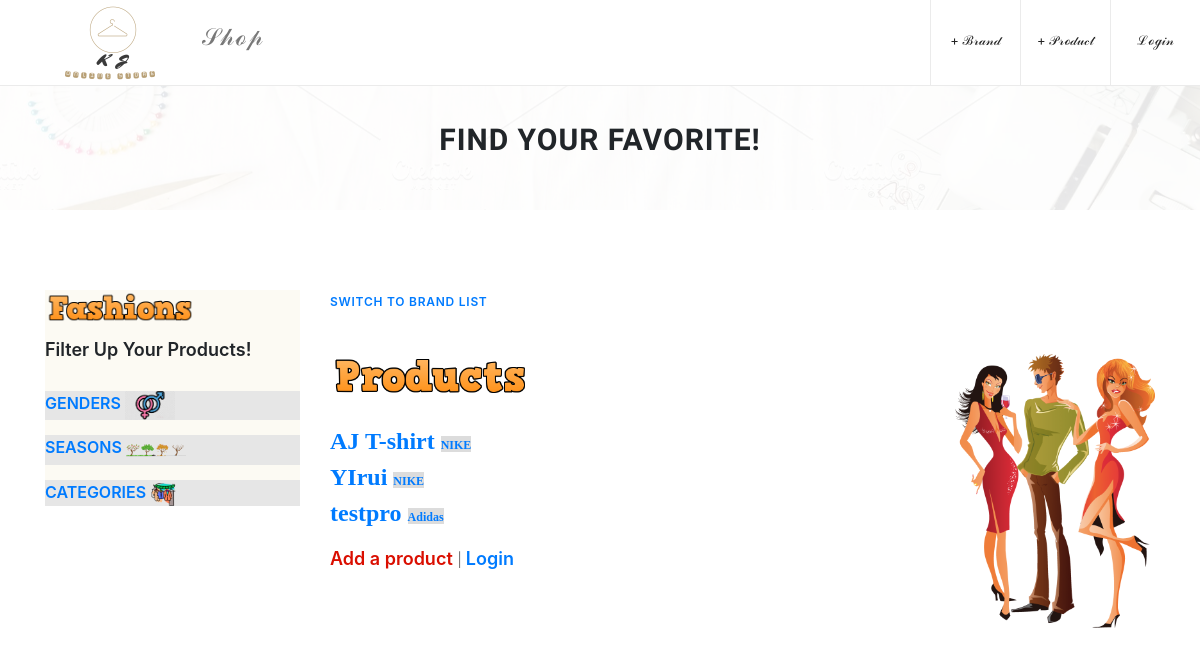
The page /product on the database as committed earlier.
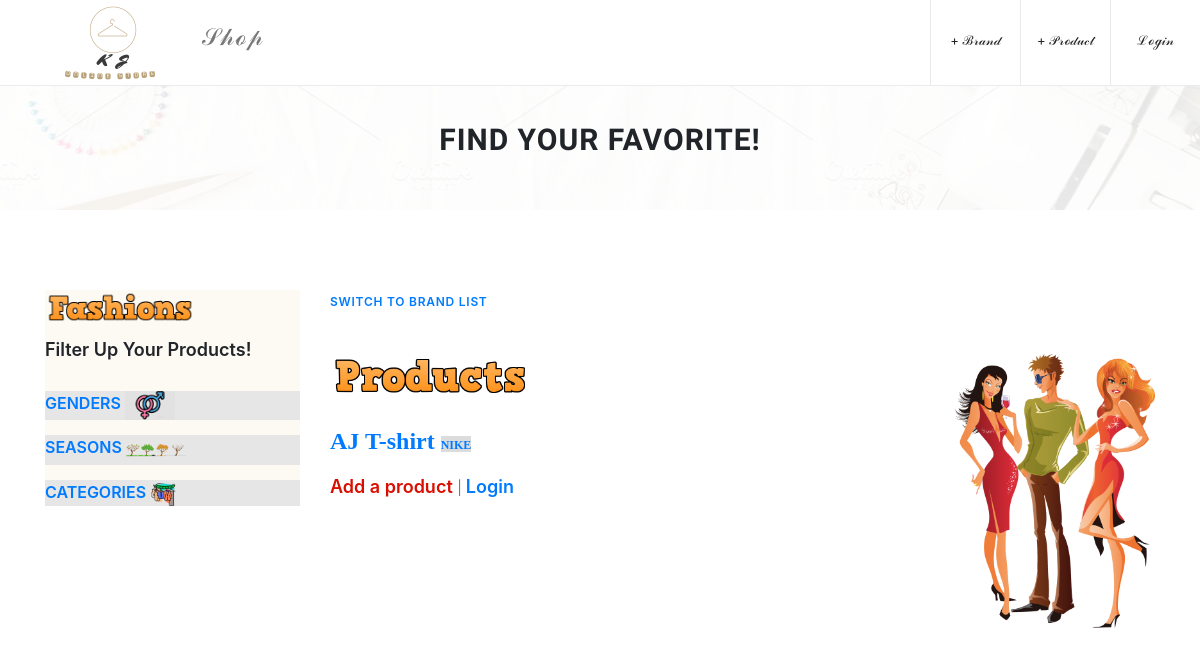
The same page on the database as committed later.
### fashions/models.py (models this page shows, shortened)
class Product(models.Model) :
    name = models.CharField(
            max_length=200,
            validators=[MinLengthValidator(2, "Title must be greater than 2 characters")]
    )
    description = models.TextField(
        validators=[MinLengthValidator(3, "Description must be greater than 3 characters")]
    )
    comments = models.ManyToManyField(settings.AUTH_USER_MODEL,
        through='CommentRating', related_name='CommentRatings_owned')
    sales = models.PositiveIntegerField(default=0)
    price = models.DecimalField(max_digits=7, decimal_places=2, null=True)
    brand = models.ForeignKey(Brand, on_delete=models.CASCADE)
    gender = models.ForeignKey(Gender, on_delete=models.CASCADE)
    season = models.ForeignKey(Season, on_delete=models.CASCADE)
    categories = models.ManyToManyField(Category, help_text='Choose the categories this product has')
    created_at = models.DateTimeField(auto_now_add=True)
    updated_at = models.DateTimeField(auto_now=True)

class Brand(models.Model) :
    name = models.CharField(
            max_length=200,
            validators=[MinLengthValidator(2, "Title must be greater than 2 characters")]
    )
    description = models.TextField(
        validators=[MinLengthValidator(3, "Description must be greater than 3 characters")]
    )
    owner = models.ForeignKey(settings.AUTH_USER_MODEL, on_delete=models.CASCADE)
    nation = models.ForeignKey(Nation, on_delete=models.CASCADE, null=True)
    categories = models.ManyToManyField(Category, help_text='Choose the categories this brand have')
    genders = models.ManyToManyField(Gender, help_text='Choose the target genders this brand have')
    created_at = models.DateTimeField(auto_now_add=True)
    updated_at = models.DateTimeField(auto_now=True)
    picture = models.BinaryField(null=True, editable=True, blank=True)
    content_type = models.CharField(max_length=256, null=True, help_text='The MIMEType of the file')

### fashions/views.py (the view)
# urls.py: path('product', views.ProductView.as_view(), name='product'),
class ProductView(OwnerListView):
    model = Product
    template_name = "fashions/product_list.html"
    def get(self, request) :
        products = Product.objects.all()
        brands = Brand.objects.all()
        gender_list = Gender.objects.all()
        season_list = Season.objects.all()
        category_list = Category.objects.all()
        context = { 'products' : products,'gender_list': gender_list, 'season_list' : season_list, 'category_list' : category_list, 'brands' : brands }
        return render(request, self.template_name, context)

### home/context_processors.py (called while the page is built)
def settings(request):
    return {
        'settings': django_settings,
    }

### fashions/templates/fashions/product_list.html (shortened to what this page needs)
{% extends "fashions/base_menu.html" %}
{% load app_tags %}
{% load staticfiles %}
{% block navbar %}
<header class="header_area">
    <div class="classy-nav-container breakpoint-off d-flex align-items-center justify-content-between">
        <nav class="classy-navbar" id="essenceNav">
            <a class="nav-brand" href="#"><img src="{% static 'KJlogo.png' %}" alt="" width="100" height="100"></a>
            <div class="classy-menu">
                <div class="classynav">
                    <ul>
                        <li><a href="{% url 'fashions:brand' %}"><font size="+2"> 𝒮𝒽ℴ𝓅 </font></a>
                        </li>
                    </ul>
                </div>
            </div>
        </nav>
        <div class="header-meta d-flex clearfix justify-content-end">
            <div class="favourite-area">
                <a href="{% url 'fashions:brand_create' %}"><font size="-1"> + ℬ𝓇𝒶𝓃𝒹 </font></a>
            </div>
            <div class="favourite-area">
                <a href="{% url 'fashions:product_create' %}"><font size="-1"> + 𝒫𝓇ℴ𝒹𝓊𝒸𝓉 </font></a>
            </div>
            <div class="user-login-info">
                {% if user.is_authenticated %}
                <a href="{% url 'logout' %}?next={% url 'fashions:all' %}"><font size="-1"> ℒℴℊℴ𝓊𝓉 </font></a>
                {% else %}
                <a href="{% url 'login' %}?next={% url 'fashions:all' %}"><font size="-1"> ℒℴℊ𝒾𝓃 </font></a>
                {% endif %}
            </div>
        </div>
    </div>
</header>
            <div class="breadcumb_area bg-img" style="background-image: url({% static 'img/title_br.jpg' %});">
                <div class="container h-100">
                    <div class="row h-100 align-items-center">
                        <div class="col-12">
                            <div class="page-title text-center">
                                <h2>Find your favorite!</h2>
                            </div>
                        </div>
                    </div>
                </div>
            </div>
    <section class="shop_grid_area section-padding-80">
        <div class="container">
            <div class="row">
                <div class="col-12 col-md-4 col-lg-3">
                    <div class="shop_sidebar_area">
                        <div class="widget catagory mb-50">
                            <a><img src="{% static 'img/fashion.png' %}" alt="" width="150" height="150"></a>
                            <br>
                            <br>
                            <h6 class="widget-title mb-30"> Filter up your products! </h6>
                            <div class="catagories-menu">
                                <ul id="menu-content2" class="menu-content collapse show">
                                    <li data-toggle="collapse" data-target="#gender">
                                            <a href="#">  <div class = "sidetitle"><font size="3"> Genders  </font><img src="{% static 'img/gender.png' %}" alt="" width="50" height="50">
                                                  </div></a>
                                    <li data-toggle="collapse" data-target="#season">
                                            <a href="#">  <div class = "sidetitle"> <font size="3"> Seasons  </font> <img src="{% static 'img/season.png' %}" alt="" width="60" height="60">
                                                  </div></a>
                                    </li>
                                    <li data-toggle="collapse" data-target="#category">
                                            <a href="#">  <div class = "sidetitle"><font size="3"> Categories </font> <img src="{% static 'img/category.png' %}" alt="" width="30" height="30">
                                                  </div></a>
                                    </li>
                                </ul>
                            </div>
                        </div>
                    </div>
                </div>
                <div class="col-12 col-md-8 col-lg-9">
                    <div class="shop_grid_product_area">
                        <div class="row">
                            <div class="col-12">
                                <div class="product-topbar d-flex align-items-center justify-content-between">
                                    <div class="total-products">
                                            <p><a href="{% url 'fashions:all' %}">Switch to Brand List</a><p>
                                    </div>
                                </div>
                            </div>
                        </div>
                        <div style="float:right">
                                <img src="{% static 'img/lady.jpg' %}" alt="" width="200" height="200">
                            </div>
                        <div class="product-description"><img src="{% static 'img/producttitle.jpg' %}" alt="" width="200" height="200"></div>
                        <br>
                            <p>
                            {% if products %}
                            <ul>
                              {% for product in products %}
                                <li id="list4">
                                    <a href="{% url 'fashions:product_detail'  product.id %}"><font size="+2">{{ product.name }} </font></a> <span class = "prosbrand">
                                              <a href="{% url 'fashions:brand_detail'  product.brand.id %}">{{product.brand.name}}</a></span>
                                </li>
                              {% endfor %}
                            </ul>
                            {% else %}
                              <p>There are no products in your store.</p>
                            {% endif %}
                            </p>
                            <p>
                            <a href="{% url 'fashions:product_create' %}"><font size="+1" color = "darkyellow"> Add a product </font></a> |
                            {% if user.is_authenticated %}
                            <a href="{% url 'logout' %}?next={% url 'fashions:all' %}"><font size="+1"> Logout </font></a>
                            {% else %}
                            <a href="{% url 'login' %}?next={% url 'fashions:all' %}"><font size="+1"> Login </font></a>
                            {% endif %}
                            </p>
                    </div>
                </div>
            </div>
        </div>
    </section>
{% endblock %}

### fashions/templates/fashions/base_menu.html (shortened to what this page needs)
{% extends 'base_bootstrap.html' %}
{% load app_tags %}
{% load staticfiles %}

### home/templates/base_bootstrap.html (shortened to what this page needs)
<!DOCTYPE html>
<html lang="en">
<head>
{% load staticfiles %}
<link rel="stylesheet" href="{% static 'css/core-style.css' %}">
<link rel="stylesheet" href="{% static 'css/classy-nav.min.css' %}">
<link rel="stylesheet" href="{% static 'css/jack.css' %}">
<link rel="stylesheet"
    href="https://maxcdn.bootstrapcdn.com/bootstrap/3.4.0/css/bootstrap.min.css"
>
<link rel="stylesheet"
    href="https://maxcdn.bootstrapcdn.com/bootstrap/3.4.0/css/bootstrap-theme.min.css"
>
<link rel="stylesheet"
    href="https://code.jquery.com/ui/1.12.1/themes/ui-lightness/jquery-ui.css"
>
<link rel="stylesheet" href="https://use.fontawesome.com/releases/v5.8.1/css/all.css">
<link rel="stylesheet" href="https://use.fontawesome.com/releases/v5.8.1/css/v4-shims.css">
<link href="//maxcdn.bootstrapcdn.com/bootstrap/4.0.0/css/bootstrap.min.css" rel="stylesheet" id="bootstrap-css">
<link rel="stylesheet" href="https://use.fontawesome.com/releases/v5.0.8/css/all.css">
</head>
<body>
{% block navbar %} {% endblock %}
</body>
</html>

### home/static/css/core-style.css (style rules this page uses)
* { margin: 0; padding: 0; }
body { font-family: "Poppins", sans-serif; font-size: 14px; background-color: #ffffff; margin-top: 85px; }
h1, h2, h3, h4, h5, h6 { color: #000000; line-height: 1.3; font-weight: 700; font-family: "Ubuntu", sans-serif; }
p { color: #787878; font-size: 14px; line-height: 2; font-weight: 400; }
a { -webkit-transition: all 500ms ease 0s; transition: all 500ms ease 0s; text-decoration: none; outline: 0 solid transparent; color: #000000; font-weight: 600; font-size: 12px; }
ul, ol { margin: 0; }
ul li, ol li { list-style: none; }
img { height: auto; max-width: 100%; }
.mb-30 { margin-bottom: 30px !important; }
.mb-50 { margin-bottom: 50px !important; }
.section-padding-80 { padding-top: 80px; padding-bottom: 80px; }
.bg-img { background-position: center center; background-size: cover; background-repeat: no-repeat; }
.header_area { position: fixed; z-index: 900; top: 0; left: 0; width: 100%; border-bottom: 1px solid #ebebeb; -webkit-transition-duration: 500ms; transition-duration: 500ms; }
.header_area .classy-navbar, .header_area .header-meta { -webkit-box-flex: 0; -ms-flex: 0 0 50%; flex: 0 0 50%; min-width: 50%; width: 50%; }
.header_area .classy-navbar { height: 85px; padding: 5px 0 5px 5%; }
.header_area .header-meta { height: 85px; position: relative; z-index: 1; }
.header_area .classynav ul li a { font-size: 16px; color: #787878; }
.header_area .favourite-area a, .header_area .user-login-info a, .header_area .cart-area a { position: relative; z-index: 1; -webkit-box-flex: 0; -ms-flex: 0 0 90px; flex: 0 0 90px; width: 90px; display: block; text-align: center; border-left: 1px solid #ebebeb; height: 100%; line-height: 80px; }
.breadcumb_area { position: relative; z-index: 1; width: 100%; height: 140px; }
.breadcumb_area:after { background-color: rgba(255, 255, 255, 0.9); position: absolute; width: 100%; height: 100%; left: 0; top: 0; z-index: -5; content: ''; }
.breadcumb_area .page-title h2 { font-size: 30px; text-transform: uppercase; font-weight: 700; font-family: "Ubuntu", sans-serif; letter-spacing: 1px; margin-bottom: 0; }
.widget { position: relative; z-index: 1; }
.widget .widget-title { font-size: 18px; text-transform: capitalize; font-weight: 600; }
.widget .catagories-menu li > a { text-transform: uppercase; font-size: 12px; margin-bottom: 15px; display: block; }
.product-topbar { position: relative; z-index: 100; margin-bottom: 40px; }
.product-topbar .total-products p { margin-bottom: 0; font-size: 12px; font-weight: 600; color: #000000; text-transform: uppercase; letter-spacing: 0.75px; }

### home/templates/base_bootstrap.html (style rules this page uses)
#list4 { width:320px; font-family:Georgia, Times, serif; font-size:15px; }

### fashions/templates/fashions/product_list.html (style rules this page uses)
.widget { background-color: rgb(252, 250, 243); }
.sidetitle { background-color: rgb(230, 230, 230); }
.prosbrand { background-color: rgb(220, 220, 220); }

Rows that differ between the two databases and show on the page:
removed Product: name "YIrui", brand.name "NIKE"
removed Product: name "testpro", brand.name "Adidas"
